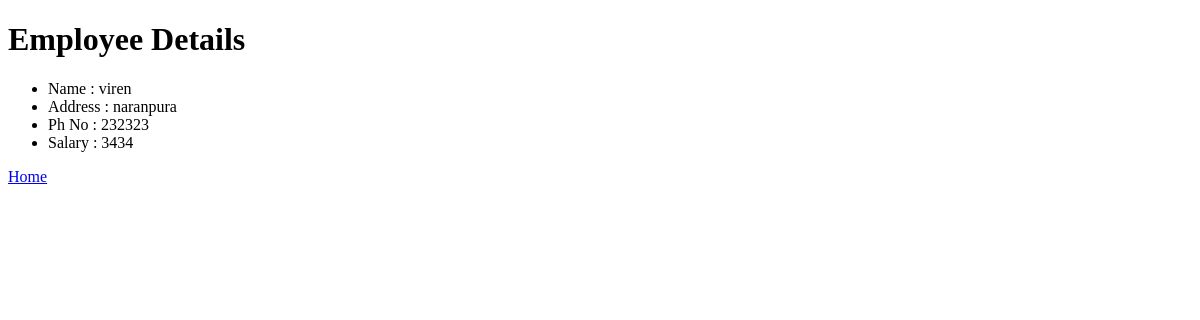
The page /employee/detail/2 on the database as committed earlier.
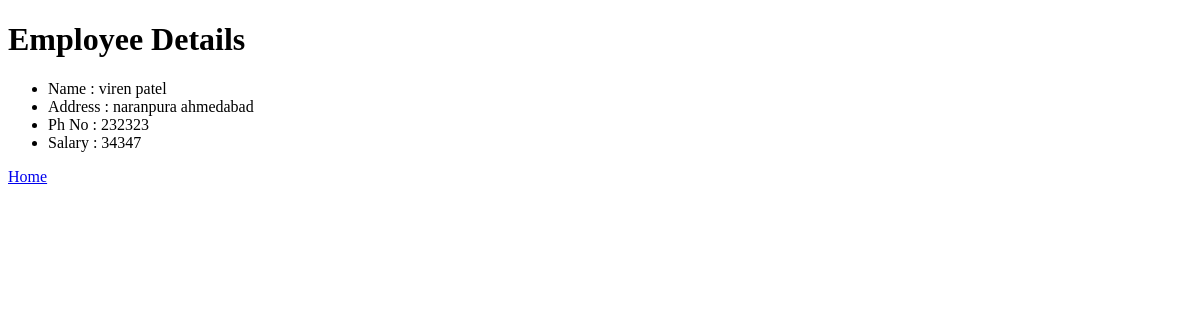
The same page on the database as committed later.
### emp_app/models.py (models this page shows)
class employee(models.Model):
    name=models.CharField(max_length=70)
    address=models.TextField()
    phno=models.CharField(max_length=10)
    salary = models.IntegerField()

### emp_app/views.py (the view)
# urls.py: path("detail/<int:eid>",employee_detail,name="emp-detail"),
def employee_detail(request,eid):
    emp=employee.objects.get(id=eid)
    return render(request,"emp_app/employee_detail.html",{
        "emp":emp
    })

### emp_app/templates/emp_app/employee_detail.html (shortened to what this page needs)
<!DOCTYPE html>
<html lang="en">
<head>
</head>
<body>
       <h1> Employee Details </h1>
        <ul>
            <li> Name : {{ emp.name }}</li>
            <li> Address : {{ emp.address }}</li>
            <li> Ph No : {{ emp.phno }}</li>
            <li> Salary : {{ emp.salary }}</li>
        </ul>
    <a href="{% url 'emp_list' %}"> Home</a>
</body>
</html>

Rows that differ between the two databases and show on the page:
changed employee: name "viren" → "viren patel"; address "naranpura" → "naranpura ahmedabad"; salary "3434" → "34347"
